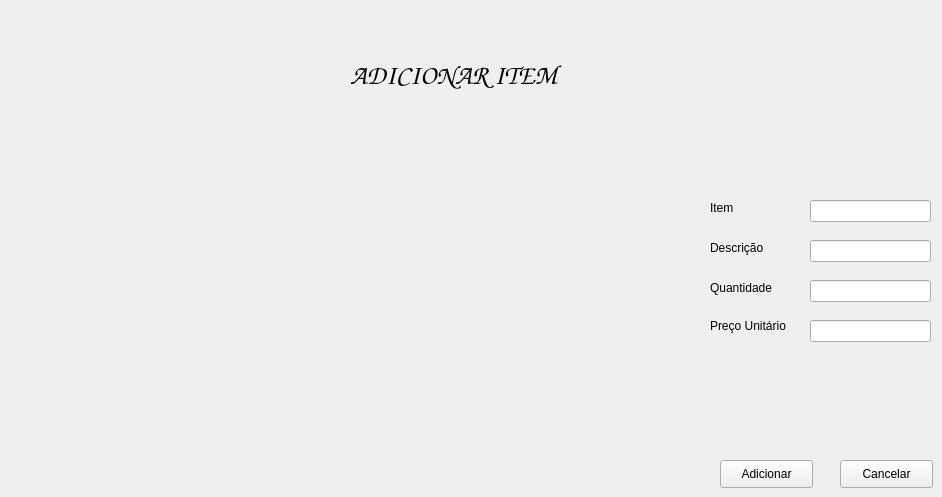
   <widget class="QWidget" name="page_8">
    <widget class="QLabel" name="label_45">
     <property name="geometry">
      <rect>
       <x>350</x>
       <y>50</y>
       <width>391</width>
       <height>51</height>
      </rect>
     </property>
     <property name="font">
      <font>
       <family>Comic Sans MS</family>
       <pointsize>20</pointsize>
       <weight>75</weight>
       <bold>true</bold>
      </font>
     </property>
     <property name="text">
      <string>ADICIONAR ITEM</string>
     </property>
    </widget>
    <widget class="QLabel" name="label_46">
     <property name="geometry">
      <rect>
       <x>70</x>
       <y>140</y>
       <width>421</width>
       <height>311</height>
      </rect>
     </property>
     <property name="text">
      <string/>
     </property>
     <property name="pixmap">
      <pixmap resource="arquivosrecurso.qrc">:/imgs/imagens/addproduct.jpg</pixmap>
     </property>
     <property name="scaledContents">
      <bool>true</bool>
     </property>
    </widget>
    <widget class="QLabel" name="label_49">
     <property name="geometry">
      <rect>
       <x>710</x>
       <y>280</y>
       <width>71</width>
       <height>16</height>
      </rect>
     </property>
     <property name="text">
      <string>Quantidade</string>
     </property>
    </widget>
    <widget class="QLabel" name="label_50">
     <property name="geometry">
      <rect>
       <x>710</x>
       <y>316</y>
       <width>91</width>
       <height>20</height>
      </rect>
     </property>
     <property name="text">
      <string>Preço Unitário</string>
     </property>
    </widget>
    <widget class="QLineEdit" name="txtItem">
     <property name="geometry">
      <rect>
       <x>810</x>
       <y>200</y>
       <width>121</width>
       <height>22</height>
      </rect>
     </property>
    </widget>
    <widget class="QLineEdit" name="txtADescricao">
     <property name="geometry">
      <rect>
       <x>810</x>
       <y>240</y>
       <width>121</width>
       <height>22</height>
      </rect>
     </property>
    </widget>
    <widget class="QLineEdit" name="txtAQntd">
     <property name="geometry">
      <rect>
       <x>810</x>
       <y>280</y>
       <width>121</width>
       <height>22</height>
      </rect>
     </property>
    </widget>
    <widget class="QLineEdit" name="txtAPreco">
     <property name="geometry">
      <rect>
       <x>810</x>
       <y>320</y>
       <width>121</width>
       <height>22</height>
      </rect>
     </property>
    </widget>
    <widget class="QLabel" name="label_47">
     <property name="geometry">
      <rect>
       <x>710</x>
       <y>200</y>
       <width>55</width>
       <height>16</height>
      </rect>
     </property>
     <property name="text">
      <string>Item</string>
     </property>
    </widget>
    <widget class="QLabel" name="label_48">
     <property name="geometry">
      <rect>
       <x>710</x>
       <y>240</y>
       <width>55</width>
       <height>16</height>
      </rect>
     </property>
     <property name="text">
      <string>Descrição</string>
     </property>
    </widget>
    <widget class="QPushButton" name="btnAdicionarItem2">
     <property name="geometry">
      <rect>
       <x>720</x>
       <y>460</y>
       <width>93</width>
       <height>28</height>
      </rect>
     </property>
     <property name="text">
      <string>Adicionar</string>
     </property>
    </widget>
    <widget class="QPushButton" name="pushButton_9">
     <property name="geometry">
      <rect>
       <x>840</x>
       <y>460</y>
       <width>93</width>
       <height>28</height>
      </rect>
     </property>
     <property name="text">
      <string>Cancelar</string>
     </property>
    </widget>
   </widget>
